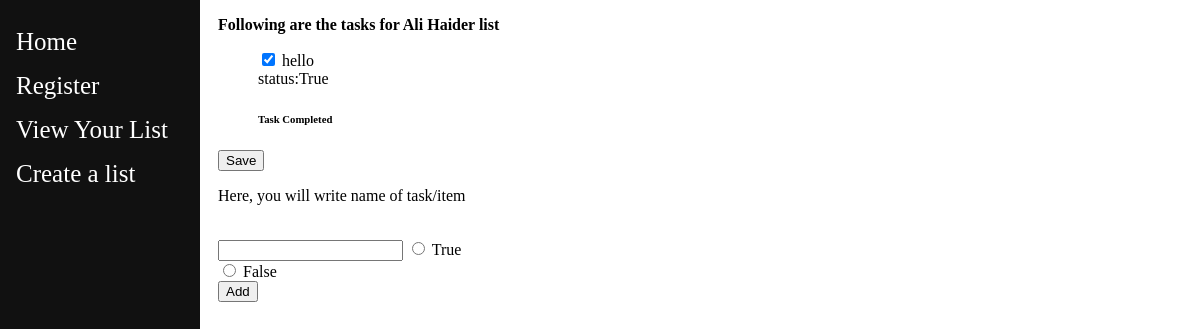
Screenshot of /3 (signed in) with the database file from the repository.
### main/models.py (models this page shows)
class ToDoList(models.Model):
    user =   models.ForeignKey(User,on_delete=models.CASCADE, related_name="ToDoList",null=True)
    name= models.CharField(max_length=200)
    def __str__(self):
        return self.name

class Item(models.Model):
    toDoList =   models.ForeignKey(ToDoList,on_delete=models.CASCADE)
    text= models.CharField(max_length=300)
    complete = models.BooleanField()
    def __str__(self):
        return self.text

### main/views.py (the view, shortened to what this page needs)
# urls.py: path("<int:id>",views.index,name="index"),
def index(response,id):
    req = ToDoList.objects.get(id=id)
    return render(response, 'main/list.html',{"name": req})

### main/Templates/main/list.html (shortened to what this page needs)
{% extends "./base.html" %}
{% block content %}
<p><strong>Following are the tasks for {{name}} list</strong></p>
<form action="#" method="post">
<ul>
{% for item in name.item_set.all %}
{% if item.complete == True %}
<p> <input type="checkbox" name="{{item.id}}" value="clicked" id="" checked> {{item}} <br> status:{{item.complete}}</p>
{% endif %}
{%endfor%}
<h6>Task Completed</h6>
</ul>
<button type="submit", name="save", value="save">Save</button>
<br><p>Here, you will write name of task/item</p><br>
<input type="text" name="new" >
<input type="radio" id="True" name="itemComplete" value="True">
<label for="True">True</label><br>
<input type="radio" id="False" name="itemComplete" value="False">
<label for="False">False</label><br>
<button type="submit", name="newItem", value="newItem">Add</button>
</form>
{% endblock %}

### rows the page displays
ToDoList: name "Ali Haider"
Item: text "hello", complete "True"
